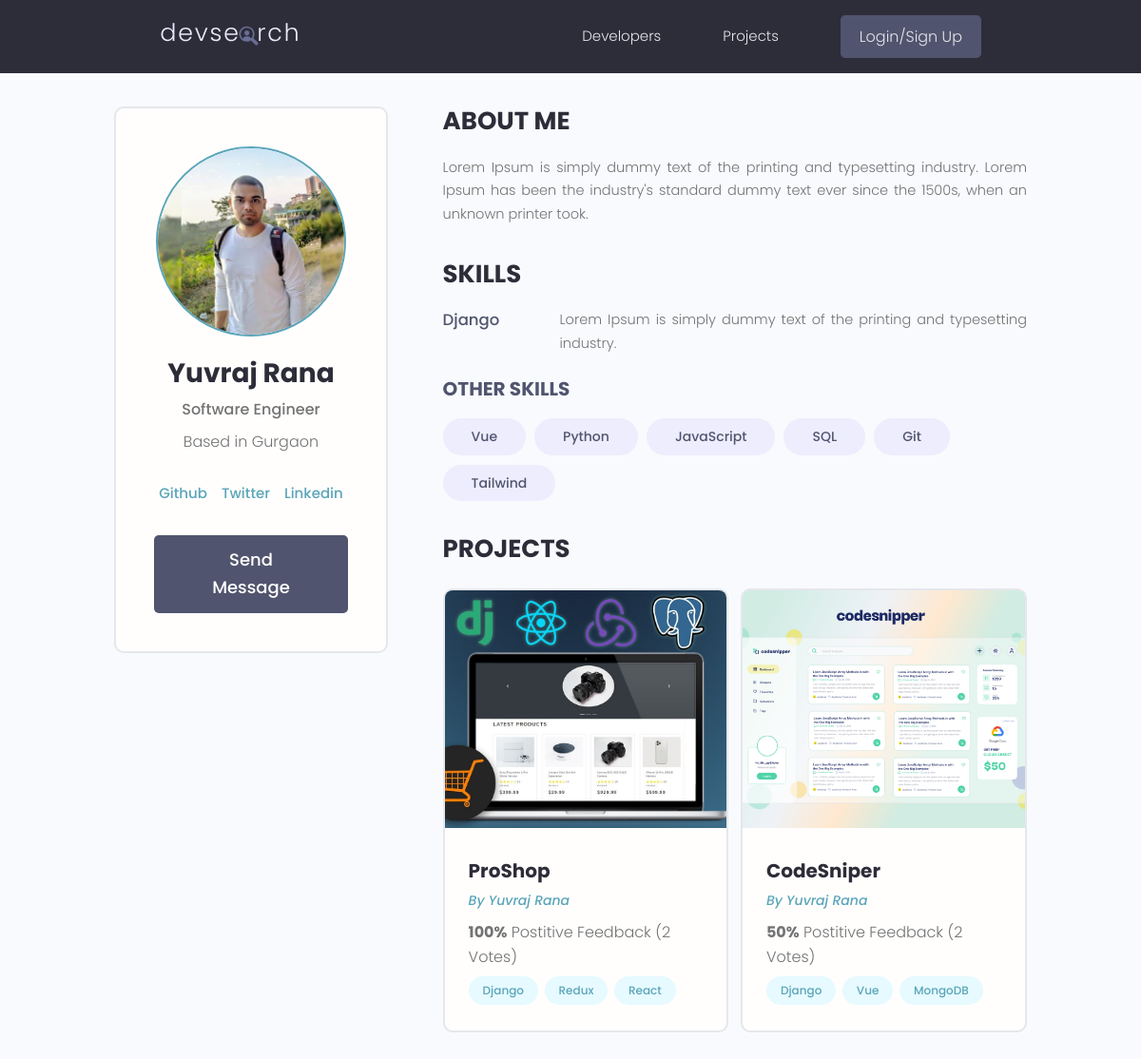
The app's page /profile/40512b55-7e6d-414b-845b-d9f2d8629b9b/ with its own data.
### users/models.py (models this page shows, shortened)
class Profile(models.Model):
    user = models.OneToOneField(
        User, on_delete=models.CASCADE, null=True, blank=True)
    name = models.CharField(max_length=200, blank=True, null=True)
    email = models.EmailField(max_length=500, blank=True, null=True)
    username = models.CharField(max_length=200, blank=True, null=True)
    location = models.CharField(max_length=200, blank=True, null=True)
    short_intro = models.CharField(max_length=200, blank=True, null=True)
    bio = models.TextField(blank=True, null=True)
    profile_image = models.ImageField(
        null=True, blank=True, upload_to='profiles/', default="profiles/user-default.png")
    social_github = models.CharField(max_length=200, blank=True, null=True)
    social_twitter = models.CharField(max_length=200, blank=True, null=True)
    social_linkedin = models.CharField(max_length=200, blank=True, null=True)
    social_youtube = models.CharField(max_length=200, blank=True, null=True)
    social_website = models.CharField(max_length=200, blank=True, null=True)
    created = models.DateTimeField(auto_now_add=True)
    id = models.UUIDField(default=uuid.uuid4, unique=True,
                          primary_key=True, editable=False)
    class Meta:
        ordering = ['created']
    @property
    def imageURL(self):
        try:
            url = self.profile_image.url
        except:
            url = ''
        return url

class Skill(models.Model):
    owner = models.ForeignKey(
        Profile, on_delete=models.CASCADE, null=True, blank=True)
    name = models.CharField(max_length=200, blank=True, null=True)
    description = models.TextField(null=True, blank=True)
    created = models.DateTimeField(auto_now_add=True)
    id = models.UUIDField(default=uuid.uuid4, unique=True,
                          primary_key=True, editable=False)
    def __str__(self):
        return str(self.name)

### projects/models.py (models this page shows, shortened)
class Project(models.Model):
    owner = models.ForeignKey(
        Profile, null=True, blank=True, on_delete=models.CASCADE)
    title = models.CharField(max_length=200)
    description = models.TextField(null=True, blank=True)
    featured_image = models.ImageField(
        null=True, blank=True, default="default.jpg")
    demo_link = models.CharField(max_length=2000, null=True, blank=True)
    source_link = models.CharField(max_length=2000, null=True, blank=True)
    tags = models.ManyToManyField('Tag', blank=True)
    vote_total = models.IntegerField(default=0, null=True, blank=True)
    vote_ratio = models.IntegerField(default=0, null=True, blank=True)
    created = models.DateTimeField(auto_now_add=True)
    id = models.UUIDField(default=uuid.uuid4, unique=True,
                          primary_key=True, editable=False)
    class Meta:
        ordering = ['-vote_ratio', '-vote_total', 'title']
    @property
    def imageURL(self):
        try:
            url = self.featured_image.url
        except:
            url = ''
        return url

class Tag(models.Model):
    name = models.CharField(max_length=200)
    created = models.DateTimeField(auto_now_add=True)
    id = models.UUIDField(default=uuid.uuid4, unique=True,
                          primary_key=True, editable=False)
    def __str__(self):
        return self.name

### users/views.py (the view)
# urls.py: path('profile/<str:pk>/', views.userProfile, name="user-profile"),
def userProfile(request, pk):
    profile = Profile.objects.get(id=pk)
    topSkills = profile.skill_set.exclude(description__exact="")
    otherSkills = profile.skill_set.filter(description="")
    context = {'profile': profile, 'topSkills': topSkills,
               "otherSkills": otherSkills}
    return render(request, 'users/user-profile.html', context)

### users/templates/users/user-profile.html (shortened to what this page needs)
{% extends 'main.html' %}
{% block content %}
<main class="profile my-md">
    <div class="container">
        <div class="layout">
            <div class="column column--1of3">
                <div class="card text-center">
                    <div class="card__body dev">
                        <img class="avatar avatar--xl" src="{{ profile.imageURL }}" />
                        <h2 class="dev__name">{{profile.name}}</h2>
                        <p class="dev__title">{{profile.short_intro}}</p>
                        <p class="dev__location">Based in {{profile.location}}</p>
                        <ul class="dev__social">
                            {% if profile.social_github %}
                            <li>
                                <a title="Github" href="{{profile.social_github}}" target="_blank">Github</a>
                            </li>
                            {% endif %}
                            {% if profile.social_twitter %}
                            <li>
                                <a title="Twitter" href="{{profile.social_twitter}}" target="_blank">Twitter</a>
                            </li>
                            {% endif %}
                            {% if profile.social_linkedin %}
                            <li>
                                <a title="LinkedIn" href="{{profile.social_linkedin}}" target="_blank">Linkedin</a>
                            </li>
                            {% endif %}
                        </ul>
                        {% if request.user.profile.id != profile.id %}
                        <a href="{% url 'create-message' profile.id %}" class="btn btn--sub btn--lg">Send Message </a>
                        {% endif %}
                    </div>
                </div>
            </div>
            <div class="column column--2of3">
                <div class="devInfo">
                    <h3 class="devInfo__title">About Me</h3>
                    <p class="devInfo__about">{{profile.bio}}</p>
                </div>
                <div class="devInfo">
                    <h3 class="devInfo__title">Skills</h3>
                    <div class="devInfo__skills">
                        {% for skill in topSkills %}
                        <div class="devSkill">
                            <h4 class="devSkill__title">{{skill.name}}</h4>
                            <p class="devSkill__info">{{skill.description}}</p>
                        </div>
                        {% endfor %}
                        <h3 class="devInfo__subtitle">Other Skills</h3>
                        <div class="devInfo__otherSkills">
                            {% for skill in otherSkills %}
                            <span class="tag tag--pill tag--sub tag--lg">
                                <small>{{skill}}</small>
                            </span>
                            {% endfor %}
                        </div>
                    </div>
                </div>
                <div class="devInfo">
                    <h3 class="devInfo__title">Projects</h3>
                    <div class="grid grid--two">
                        {% for project in profile.project_set.all %}
                        <div class="column">
                            <div class="card project">
                                <a href="{% url 'project' project.id %}" class="project">
                                    <img class="project__thumbnail" src="{{project.imageURL}}"
                                        alt="project thumbnail" />
                                    <div class="card__body">
                                        <h3 class="project__title">{{project.title}}</h3>
                                        <p><a class="project__author"
                                                href="{% url 'user-profile' project.owner.id %}">By
                                                {{project.owner.name}}</a>
                                        </p>
                                        <p class="project--rating">
                                            <span style="font-weight: bold;">{{project.vote_ratio}}%</span> Postitive
                                            Feedback ({{project.vote_total}} Vote{{project.vote_total|pluralize:"s"}})
                                        </p>
                                        <div class="project__tags">
                                            {% for tag in project.tags.all %}
                                            <span class="tag tag--pill tag--main">
                                                <small>{{tag}}</small>
                                            </span>
                                            {% endfor %}
                                        </div>
                                    </div>
                                </a>
                            </div>
                        </div>
                        {% endfor %}
                    </div>
                </div>
            </div>
        </div>
    </div>
</main>
{% endblock content %}

### static/styles/app.css (style rules this page uses)
:root { --color-sub: #2d2d39; }
.btn--sub { background-color: var(--color-sub-light); }
.card { border: 2px solid var(--color-light); }
img { width: 100%; }
.profile .card > .dev { padding: 4rem; }
.dev__name { color: var(--color-sub); font-size: 2.8rem; font-weight: 700; margin-top: 1rem; margin-bottom: 0.5rem; }
.dev__title { font-size: 1.6rem; font-weight: 500; line-height: 1.3; }
.dev__location { margin-top: 1rem; }
.dev__social { margin: 3rem 0; list-style: none; display: flex; justify-content: center; gap: 1.5rem; }
.devInfo { margin-bottom: 3rem; }
.devInfo__title, .devInfo__subtitle { font-size: 2.6rem; color: var(--color-sub); text-transform: uppercase; font-weight: 700; margin-bottom: 1.5rem; }
.devInfo__subtitle { font-size: 2rem; color: var(--color-sub-light); }
.devInfo__about, .devSkill__info { font-size: 1.45rem; line-height: 1.7; text-align: justify; }
.devSkill { margin-bottom: 2rem; }
.devSkill__title { font-size: 1.65rem; font-weight: 500; color: var(--color-sub-light); }
@media screen and (min-width: 700px) { .devSkill { display: flex; justify-content: space-between; gap: 3rem; } }
@media screen and (min-width: 700px) { .devSkill__info { flex-basis: 80%; } }
.project__author { font-size: 1.4rem; font-style: italic; }
.project--rating { margin-bottom: .5em; margin-top: .5em; }
.project__thumbnail { height: 25rem; object-fit: cover; object-position: top center; }
.project__title { font-size: 2rem; font-weight: 700; color: var(--color-sub); }

### static/uikit/styles/modules/_variables.css (style rules this page uses)
:root { --color-main: #5aa5b9; --color-main-light: #e6faff; --color-sub: #3f4156; --color-sub-light: #51546e; --color-sub-lighter: #ededfd; --color-text: #737373; --color-gray: #8b8b8b; --color-light: #e5e7eb; --color-light-gray: #767676; --color-bg: #f8fafd; --color-white: #fffefd; --color-white-light: #f3f3f3; --color-success: #359e64; --color-success-bg: #def8e8; --color-error: #fc4b0b; --color-error-bg: #fff2ee; --font-base: 'Poppins', arial, helvetica, 'Segoe UI', roboto, ubuntu, sans-serif; --font-monospace: 'Fira Code', 'Courier New', courier, monospace; --font-regular: 300; --font-medium: 500; --font-bold: 700; --generic-shadow: 1px 1px 5px #00000010; --generic-transition: all 0.3s ease-in-out; }

### static/uikit/styles/modules/_base.css (style rules this page uses)
* { margin: 0; padding: 0; box-sizing: border-box; text-rendering: optimizeLegibility; color: inherit; font-size: inherit; }
html { font-size: 50%; }
@media only screen and (min-width: 480px) { html { font-size: 56.25%; } }
@media only screen and (min-width: 1200px) { html { font-size: 62.5%; } }
body { line-height: 1.6; font-weight: 400; font-size: 1.5rem; color: var(--color-text); background-color: var(--color-bg); min-height: 100vh; }

### static/uikit/styles/modules/_typography.css (style rules this page uses)
* { font-family: var(--font-base); }
h2 { font-size: 3.6rem; font-weight: var(--font-bold); }
h3 { font-size: 3.2rem; font-weight: var(--font-medium); }
h4 { font-size: 2.8rem; font-weight: var(--font-medium); }
p, span, strong { font-size: 1.6rem; color: var(--color-text); font-weight: var(--font-regular); }
a { padding-bottom: 2px; text-decoration: none; display: inline-block; color: var(--color-main); font-weight: var(--font-medium); }

### static/uikit/styles/modules/_utilities.css (style rules this page uses)
.container { width: 92%; max-width: 165rem; margin: 0 auto; box-sizing: border-box; }
@media screen and (min-width: 1000px) { .container { width: 90%; } }
@media screen and (min-width: 1200px) { .container { width: 80%; } }
.text-center { text-align: center; }
.my-md { margin: 3rem auto; }

### static/uikit/styles/modules/_avatar.css (style rules this page uses)
.avatar { border-radius: 50%; border: 2px solid var(--color-main); object-fit: cover; }
.avatar--xl { height: 20rem; width: 20rem; }

### static/uikit/styles/modules/_button.css (style rules this page uses)
.btn { display: inline-block; position: relative; cursor: pointer; background-color: var(--color-light); font-weight: var(--font-medium); color: var(--color-sub); text-decoration: none; padding: 1rem 2rem; border-radius: 0.5rem; border: none; width: -webkit-fit-content; width: -moz-fit-content; width: fit-content; height: -webkit-fit-content; height: -moz-fit-content; height: fit-content; font-size: 1.6rem; outline-width: 0; outline-color: transparent; -webkit-backface-visibility: hidden; backface-visibility: hidden; transition: all 0.3s ease-in-out; }
.btn--sub { background-color: var(--color-sub); color: var(--color-white); }
.btn--lg { font-size: 1.8rem; padding: 1.2rem 4.5rem; }

### static/uikit/styles/modules/_card.css (style rules this page uses)
.card { border-radius: 1rem; background-color: var(--color-white); border: 1.5px solid var(--color-light); width: auto; height: auto; margin-top: 0.5rem; margin-bottom: 0.5rem; overflow: hidden; }
.card__body, .card__header { padding: 2rem 2.5rem; }

### records on screen
Profile: imageURL (picture), name "Yuvraj Rana", short_intro "Software Engineer", location "Gurgaon", bio "Lorem Ipsum is simply dummy text of the printing and typesetting industry. Lorem Ipsum has been the industry's standard dummy text ever since the 1500s, when an unknown printer took."
Skill: name "Django", description "Lorem Ipsum is simply dummy text of the printing and typesetting industry."
Skill: name "Vue"
Skill: name "Python"
Skill: name "JavaScript"
Skill: name "SQL"
Skill: name "Git"
Skill: name "Tailwind"
Project: imageURL (picture), title "ProShop", owner.name "Yuvraj Rana", vote_ratio "100", vote_total "2"
Tag: name "Django"
Tag: name "Redux"
Tag: name "React"
Project: imageURL (picture), title "CodeSniper", owner.name "Yuvraj Rana", vote_ratio "50", vote_total "2"
Tag: name "Vue"
Tag: name "MongoDB"
